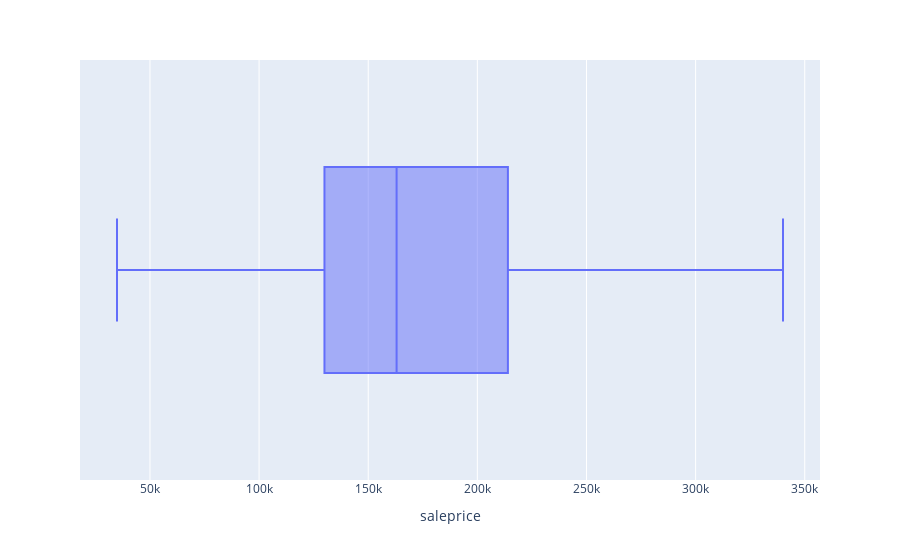

The code cell stored with this chart in its notebook:
### Code cell
fig = px.box(data, x='saleprice')
fig.show()

### Figure 1 — Plotly figure (JSON) as saved in the notebook; plotly's stock layout.template omitted (floating-point values rounded to 4 significant figures; data arrays with more than 128 entries replaced by an {"elided": "..."} marker saying what was removed)
{"data": [{"alignmentgroup": "True", "hovertemplate": "saleprice=%{x}<extra></extra>", "legendgroup": "", "marker": {"color": "#636efa"}, "name": "", "notched": false, "offsetgroup": "", "orientation": "h", "showlegend": false, "type": "box", "x": {"elided": "1460 float values"}, "x0": " ", "xaxis": "x", "y0": " ", "yaxis": "y"}], "layout": {"boxmode": "group", "legend": {"tracegroupgap": 0}, "margin": {"t": 60}, "xaxis": {"anchor": "y", "domain": [0, 1], "title": {"text": "saleprice"}}, "yaxis": {"anchor": "x", "domain": [0, 1]}}}
